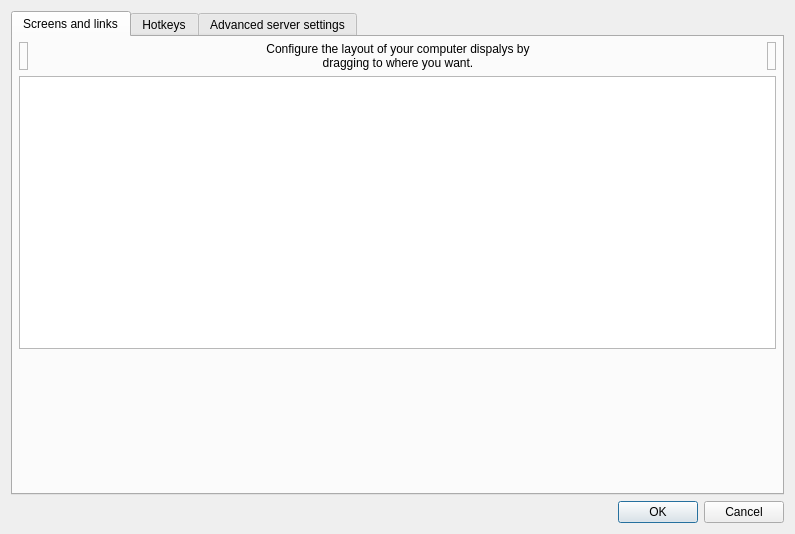
<?xml version="1.0" encoding="UTF-8"?>
<ui version="4.0">
 <class>ServerConfigDialogBase</class>
 <widget class="QDialog" name="ServerConfigDialogBase">
  <property name="geometry">
   <rect>
    <x>0</x>
    <y>0</y>
    <width>795</width>
    <height>534</height>
   </rect>
  </property>
  <property name="windowTitle">
   <string>Server Configuration</string>
  </property>
  <layout class="QVBoxLayout">
   <item>
    <widget class="QTabWidget" name="m_pTabWidget">
     <property name="currentIndex">
      <number>0</number>
     </property>
     <widget class="QWidget" name="m_pTabScreens">
      <attribute name="title">
       <string>Screens and links</string>
      </attribute>
      <layout class="QVBoxLayout">
       <property name="leftMargin">
        <number>6</number>
       </property>
       <property name="topMargin">
        <number>5</number>
       </property>
       <property name="rightMargin">
        <number>6</number>
       </property>
       <property name="bottomMargin">
        <number>5</number>
       </property>
       <item>
        <layout class="QHBoxLayout">
         <item>
          <widget class="TrashScreenWidget" name="m_pTrashScreenWidget">
           <property name="acceptDrops">
            <bool>true</bool>
           </property>
           <property name="toolTip">
            <string>Drag a screen from the grid to the trashcan to remove it.</string>
           </property>
           <property name="frameShape">
            <enum>QFrame::StyledPanel</enum>
           </property>
           <property name="frameShadow">
            <enum>QFrame::Raised</enum>
           </property>
           <property name="text">
            <string/>
           </property>
           <property name="pixmap">
            <pixmap resource="../res/Synergy.qrc">:/res/icons/64x64/user-trash.png</pixmap>
           </property>
          </widget>
         </item>
         <item>
          <spacer name="horizontalSpacer_2">
           <property name="orientation">
            <enum>Qt::Horizontal</enum>
           </property>
           <property name="sizeHint" stdset="0">
            <size>
             <width>40</width>
             <height>20</height>
            </size>
           </property>
          </spacer>
         </item>
         <item>
          <widget class="QLabel" name="label_2">
           <property name="sizePolicy">
            <sizepolicy hsizetype="Preferred" vsizetype="Preferred">
             <horstretch>1</horstretch>
             <verstretch>0</verstretch>
            </sizepolicy>
           </property>
           <property name="maximumSize">
            <size>
             <width>310</width>
             <height>16777215</height>
            </size>
           </property>
           <property name="text">
            <string>Configure the layout of your computer dispalys by dragging to where you want.</string>
           </property>
           <property name="alignment">
            <set>Qt::AlignCenter</set>
           </property>
           <property name="wordWrap">
            <bool>true</bool>
           </property>
           <property name="indent">
            <number>-1</number>
           </property>
          </widget>
         </item>
         <item>
          <spacer name="horizontalSpacer_3">
           <property name="orientation">
            <enum>Qt::Horizontal</enum>
           </property>
           <property name="sizeHint" stdset="0">
            <size>
             <width>40</width>
             <height>20</height>
            </size>
           </property>
          </spacer>
         </item>
         <item>
          <widget class="NewScreenWidget" name="m_pLabelNewScreenWidget">
           <property name="toolTip">
            <string>Drag this button to the grid to add a new screen.</string>
           </property>
           <property name="frameShape">
            <enum>QFrame::StyledPanel</enum>
           </property>
           <property name="frameShadow">
            <enum>QFrame::Raised</enum>
           </property>
           <property name="text">
            <string/>
           </property>
           <property name="pixmap">
            <pixmap resource="../res/Synergy.qrc">:/res/icons/64x64/video-display.png</pixmap>
           </property>
          </widget>
         </item>
        </layout>
       </item>
       <item>
        <widget class="ScreenSetupView" name="m_pScreenSetupView">
         <property name="minimumSize">
          <size>
           <width>0</width>
           <height>273</height>
          </size>
         </property>
         <property name="maximumSize">
          <size>
           <width>16777215</width>
           <height>273</height>
          </size>
         </property>
         <property name="acceptDrops">
          <bool>true</bool>
         </property>
         <property name="autoFillBackground">
          <bool>false</bool>
         </property>
         <property name="frameShape">
          <enum>QFrame::StyledPanel</enum>
         </property>
         <property name="frameShadow">
          <enum>QFrame::Sunken</enum>
         </property>
        </widget>
       </item>
       <item>
        <spacer>
         <property name="orientation">
          <enum>Qt::Vertical</enum>
         </property>
         <property name="sizeHint" stdset="0">
          <size>
           <width>20</width>
           <height>40</height>
          </size>
         </property>
        </spacer>
       </item>
      </layout>
     </widget>
     <widget class="QWidget" name="m_pTabHotkeys">
      <attribute name="title">
       <string>Hotkeys</string>
      </attribute>
      <layout class="QHBoxLayout">
       <item>
        <widget class="QGroupBox" name="groupBox">
         <property name="font">
          <font>
           <kerning>false</kerning>
          </font>
         </property>
         <property name="title">
          <string>&amp;Hotkeys</string>
         </property>
         <layout class="QGridLayout">
          <item row="0" column="0" rowspan="4">
           <widget class="QListWidget" name="m_pListHotkeys"/>
          </item>
          <item row="0" column="1">
           <widget class="QPushButton" name="m_pButtonNewHotkey">
            <property name="enabled">
             <bool>true</bool>
            </property>
            <property name="text">
             <string>&amp;New</string>
            </property>
           </widget>
          </item>
          <item row="1" column="1">
           <widget class="QPushButton" name="m_pButtonEditHotkey">
            <property name="enabled">
             <bool>false</bool>
            </property>
            <property name="text">
             <string>&amp;Edit</string>
            </property>
           </widget>
          </item>
          <item row="2" column="1">
           <widget class="QPushButton" name="m_pButtonRemoveHotkey">
            <property name="enabled">
             <bool>false</bool>
            </property>
            <property name="text">
             <string>&amp;Remove</string>
            </property>
           </widget>
          </item>
          <item row="3" column="1">
           <spacer>
            <property name="orientation">
             <enum>Qt::Vertical</enum>
            </property>
            <property name="sizeHint" stdset="0">
             <size>
              <width>75</width>
              <height>161</height>
             </size>
            </property>
           </spacer>
          </item>
         </layout>
        </widget>
       </item>
       <item>
        <widget class="QGroupBox" name="groupBox_2">
         <property name="font">
          <font>
           <kerning>true</kerning>
          </font>
         </property>
         <property name="title">
          <string>A&amp;ctions</string>
         </property>
         <layout class="QGridLayout">
          <item row="0" column="0" rowspan="4">
           <widget class="QListWidget" name="m_pListActions"/>
          </item>
          <item row="0" column="1">
           <widget class="QPushButton" name="m_pButtonNewAction">
            <property name="enabled">
             <bool>false</bool>
            </property>
            <property name="text">
             <string>Ne&amp;w</string>
            </property>
           </widget>
          </item>
          <item row="1" column="1">
           <widget class="QPushButton" name="m_pButtonEditAction">
            <property name="enabled">
             <bool>false</bool>
            </property>
            <property name="text">
             <string>E&amp;dit</string>
            </property>
           </widget>
          </item>
          <item row="2" column="1">
           <widget class="QPushButton" name="m_pButtonRemoveAction">
            <property name="enabled">
             <bool>false</bool>
            </property>
            <property name="text">
             <string>Re&amp;move</string>
            </property>
           </widget>
          </item>
          <item row="3" column="1">
           <spacer>
            <property name="orientation">
             <enum>Qt::Vertical</enum>
            </property>
            <property name="sizeHint" stdset="0">
             <size>
              <width>20</width>
              <height>40</height>
             </size>
            </property>
           </spacer>
          </item>
         </layout>
        </widget>
       </item>
      </layout>
     </widget>
     <widget class="QWidget" name="m_pTabAdvanced">
      <attribute name="title">
       <string>Advanced server settings</string>
      </attribute>
      <layout class="QGridLayout">
       <item row="0" column="0">
        <widget class="QGroupBox" name="m_pGroupSwitch">
         <property name="font">
          <font>
           <kerning>true</kerning>
          </font>
         </property>
         <property name="title">
          <string>&amp;Switch</string>
         </property>
         <layout class="QVBoxLayout">
          <item>
           <layout class="QHBoxLayout">
            <item>
             <widget class="QCheckBox" name="m_pCheckBoxSwitchDelay">
              <property name="enabled">
               <bool>true</bool>
              </property>
              <property name="text">
               <string>Switch &amp;after waiting</string>
              </property>
             </widget>
            </item>
            <item>
             <spacer>
              <property name="orientation">
               <enum>Qt::Horizontal</enum>
              </property>
              <property name="sizeHint" stdset="0">
               <size>
                <width>40</width>
                <height>20</height>
               </size>
              </property>
             </spacer>
            </item>
            <item>
             <widget class="QSpinBox" name="m_pSpinBoxSwitchDelay">
              <property name="enabled">
               <bool>false</bool>
              </property>
              <property name="minimum">
               <number>10</number>
              </property>
              <property name="maximum">
               <number>10000</number>
              </property>
              <property name="singleStep">
               <number>10</number>
              </property>
              <property name="value">
               <number>250</number>
              </property>
             </widget>
            </item>
            <item>
             <widget class="QLabel" name="m_pLabel_14">
              <property name="text">
               <string>ms</string>
              </property>
             </widget>
            </item>
           </layout>
          </item>
          <item>
           <layout class="QHBoxLayout">
            <item>
             <widget class="QCheckBox" name="m_pCheckBoxSwitchDoubleTap">
              <property name="enabled">
               <bool>true</bool>
              </property>
              <property name="text">
               <string>Switch on double &amp;tap within</string>
              </property>
             </widget>
            </item>
            <item>
             <spacer>
              <property name="orientation">
               <enum>Qt::Horizontal</enum>
              </property>
              <property name="sizeHint" stdset="0">
               <size>
                <width>40</width>
                <height>20</height>
               </size>
              </property>
             </spacer>
            </item>
            <item>
             <widget class="QSpinBox" name="m_pSpinBoxSwitchDoubleTap">
              <property name="enabled">
               <bool>false</bool>
              </property>
              <property name="minimum">
               <number>10</number>
              </property>
              <property name="maximum">
               <number>10000</number>
              </property>
              <property name="singleStep">
               <number>10</number>
              </property>
              <property name="value">
               <number>250</number>
              </property>
             </widget>
            </item>
            <item>
             <widget class="QLabel" name="m_pLabel_15">
              <property name="text">
               <string>ms</string>
              </property>
             </widget>
            </item>
           </layout>
          </item>
          <item>
           <spacer>
            <property name="orientation">
             <enum>Qt::Vertical</enum>
            </property>
            <property name="sizeHint" stdset="0">
             <size>
              <width>20</width>
              <height>40</height>
             </size>
            </property>
           </spacer>
          </item>
         </layout>
        </widget>
       </item>
       <item row="0" column="1">
        <widget class="QGroupBox" name="m_pGroupOptions">
         <property name="font">
          <font>
           <kerning>false</kerning>
          </font>
         </property>
         <property name="title">
          <string>&amp;Options</string>
         </property>
         <layout class="QGridLayout">
          <item row="8" column="0">
           <layout class="QHBoxLayout" name="horizontalLayout">
            <item>
             <widget class="QCheckBox" name="m_pCheckBoxEnableClipboard">
              <property name="text">
               <string>Enable clipboard sharing</string>
              </property>
              <property name="checked">
               <bool>true</bool>
              </property>
             </widget>
            </item>
            <item>
             <spacer name="horizontalSpacer">
              <property name="orientation">
               <enum>Qt::Horizontal</enum>
              </property>
              <property name="sizeHint" stdset="0">
               <size>
                <width>40</width>
                <height>20</height>
               </size>
              </property>
             </spacer>
            </item>
            <item>
             <widget class="QSpinBox" name="m_pSpinBoxClipboardSizeLimit">
              <property name="enabled">
               <bool>false</bool>
              </property>
              <property name="maximum">
               <number>50</number>
              </property>
              <property name="value">
               <number>3</number>
              </property>
             </widget>
            </item>
            <item>
             <widget class="QLabel" name="label_4">
              <property name="text">
               <string>MB</string>
              </property>
             </widget>
            </item>
           </layout>
          </item>
          <item row="3" column="0">
           <widget class="QCheckBox" name="m_pCheckBoxWin32KeepForeground">
            <property name="enabled">
             <bool>true</bool>
            </property>
            <property name="text">
             <string>Don't take &amp;foreground window on Windows servers</string>
            </property>
           </widget>
          </item>
          <item row="1" column="0">
           <widget class="QCheckBox" name="m_pCheckBoxRelativeMouseMoves">
            <property name="enabled">
             <bool>true</bool>
            </property>
            <property name="text">
             <string>Use &amp;relative mouse moves</string>
            </property>
           </widget>
          </item>
          <item row="12" column="0">
           <spacer>
            <property name="orientation">
             <enum>Qt::Vertical</enum>
            </property>
            <property name="sizeHint" stdset="0">
             <size>
              <width>20</width>
              <height>16</height>
             </size>
            </property>
           </spacer>
          </item>
          <item row="4" column="0">
           <widget class="QCheckBox" name="m_pCheckBoxIgnoreAutoConfigClient">
            <property name="text">
             <string>Ignore auto config clients</string>
            </property>
           </widget>
          </item>
          <item row="0" column="0">
           <layout class="QHBoxLayout">
            <item>
             <widget class="QCheckBox" name="m_pCheckBoxHeartbeat">
              <property name="enabled">
               <bool>true</bool>
              </property>
              <property name="text">
               <string>&amp;Check clients every</string>
              </property>
             </widget>
            </item>
            <item>
             <spacer>
              <property name="orientation">
               <enum>Qt::Horizontal</enum>
              </property>
              <property name="sizeHint" stdset="0">
               <size>
                <width>40</width>
                <height>20</height>
               </size>
              </property>
             </spacer>
            </item>
            <item>
             <widget class="QSpinBox" name="m_pSpinBoxHeartbeat">
              <property name="enabled">
               <bool>false</bool>
              </property>
              <property name="minimum">
               <number>1000</number>
              </property>
              <property name="maximum">
               <number>30000</number>
              </property>
              <property name="singleStep">
               <number>1000</number>
              </property>
              <property name="value">
               <number>5000</number>
              </property>
             </widget>
            </item>
            <item>
             <widget class="QLabel" name="m_pLabel_16">
              <property name="text">
               <string>ms</string>
              </property>
             </widget>
            </item>
           </layout>
          </item>
          <item row="6" column="0">
           <widget class="QCheckBox" name="m_pCheckBoxDisableLockToScreen">
            <property name="text">
             <string>Disable lock to screen</string>
            </property>
           </widget>
          </item>
         </layout>
        </widget>
       </item>
       <item row="1" column="0" colspan="2">
        <widget class="QGroupBox" name="m_pGroupSwitchCorners">
         <property name="font">
          <font>
           <kerning>true</kerning>
          </font>
         </property>
         <property name="title">
          <string>&amp;Dead corners</string>
         </property>
         <property name="checked">
          <bool>false</bool>
         </property>
         <layout class="QGridLayout">
          <item row="0" column="0" colspan="2">
           <widget class="QCheckBox" name="m_pCheckBoxCornerTopLeft">
            <property name="text">
             <string>To&amp;p-left</string>
            </property>
           </widget>
          </item>
          <item row="0" column="2" colspan="2">
           <widget class="QCheckBox" name="m_pCheckBoxCornerTopRight">
            <property name="text">
             <string>Top-rig&amp;ht</string>
            </property>
           </widget>
          </item>
          <item row="1" column="0" colspan="2">
           <widget class="QCheckBox" name="m_pCheckBoxCornerBottomLeft">
            <property name="text">
             <string>&amp;Bottom-left</string>
            </property>
           </widget>
          </item>
          <item row="1" column="2" colspan="2">
           <widget class="QCheckBox" name="m_pCheckBoxCornerBottomRight">
            <property name="text">
             <string>Bottom-ri&amp;ght</string>
            </property>
           </widget>
          </item>
          <item row="2" column="0">
           <spacer>
            <property name="orientation">
             <enum>Qt::Horizontal</enum>
            </property>
            <property name="sizeHint" stdset="0">
             <size>
              <width>40</width>
              <height>20</height>
             </size>
            </property>
           </spacer>
          </item>
          <item row="2" column="1" colspan="2">
           <layout class="QHBoxLayout">
            <item>
             <widget class="QLabel" name="label">
              <property name="text">
               <string>Cor&amp;ner Size:</string>
              </property>
              <property name="buddy">
               <cstring>m_pSpinBoxSwitchCornerSize</cstring>
              </property>
             </widget>
            </item>
            <item>
             <widget class="QSpinBox" name="m_pSpinBoxSwitchCornerSize"/>
            </item>
           </layout>
          </item>
          <item row="2" column="3">
           <spacer>
            <property name="orientation">
             <enum>Qt::Horizontal</enum>
            </property>
            <property name="sizeHint" stdset="0">
             <size>
              <width>40</width>
              <height>20</height>
             </size>
            </property>
           </spacer>
          </item>
         </layout>
        </widget>
       </item>
       <item row="2" column="0">
        <spacer>
         <property name="orientation">
          <enum>Qt::Vertical</enum>
         </property>
         <property name="sizeHint" stdset="0">
          <size>
           <width>20</width>
           <height>40</height>
          </size>
         </property>
        </spacer>
       </item>
      </layout>
     </widget>
    </widget>
   </item>
   <item>
    <widget class="QDialogButtonBox" name="m_pButtonBox">
     <property name="orientation">
      <enum>Qt::Horizontal</enum>
     </property>
     <property name="standardButtons">
      <set>QDialogButtonBox::Cancel|QDialogButtonBox::Ok</set>
     </property>
    </widget>
   </item>
  </layout>
 </widget>
 <customwidgets>
  <customwidget>
   <class>ScreenSetupView</class>
   <extends>QTableView</extends>
   <header>ScreenSetupView.h</header>
   <container>1</container>
  </customwidget>
  <customwidget>
   <class>NewScreenWidget</class>
   <extends>QLabel</extends>
   <header>NewScreenWidget.h</header>
  </customwidget>
  <customwidget>
   <class>TrashScreenWidget</class>
   <extends>QLabel</extends>
   <header>TrashScreenWidget.h</header>
  </customwidget>
 </customwidgets>
 <resources>
  <include location="../res/Synergy.qrc"/>
 </resources>
 <connections>
  <connection>
   <sender>m_pButtonBox</sender>
   <signal>accepted()</signal>
   <receiver>ServerConfigDialogBase</receiver>
   <slot>accept()</slot>
   <hints>
    <hint type="sourcelabel">
     <x>572</x>
     <y>424</y>
    </hint>
    <hint type="destinationlabel">
     <x>377</x>
     <y>-8</y>
    </hint>
   </hints>
  </connection>
  <connection>
   <sender>m_pButtonBox</sender>
   <signal>rejected()</signal>
   <receiver>ServerConfigDialogBase</receiver>
   <slot>reject()</slot>
   <hints>
    <hint type="sourcelabel">
     <x>641</x>
     <y>424</y>
    </hint>
    <hint type="destinationlabel">
     <x>595</x>
     <y>1</y>
    </hint>
   </hints>
  </connection>
  <connection>
   <sender>m_pCheckBoxSwitchDelay</sender>
   <signal>toggled(bool)</signal>
   <receiver>m_pSpinBoxSwitchDelay</receiver>
   <slot>setEnabled(bool)</slot>
   <hints>
    <hint type="sourcelabel">
     <x>110</x>
     <y>63</y>
    </hint>
    <hint type="destinationlabel">
     <x>110</x>
     <y>63</y>
    </hint>
   </hints>
  </connection>
  <connection>
   <sender>m_pCheckBoxSwitchDoubleTap</sender>
   <signal>toggled(bool)</signal>
   <receiver>m_pSpinBoxSwitchDoubleTap</receiver>
   <slot>setEnabled(bool)</slot>
   <hints>
    <hint type="sourcelabel">
     <x>110</x>
     <y>63</y>
    </hint>
    <hint type="destinationlabel">
     <x>110</x>
     <y>63</y>
    </hint>
   </hints>
  </connection>
  <connection>
   <sender>m_pCheckBoxHeartbeat</sender>
   <signal>toggled(bool)</signal>
   <receiver>m_pSpinBoxHeartbeat</receiver>
   <slot>setEnabled(bool)</slot>
   <hints>
    <hint type="sourcelabel">
     <x>110</x>
     <y>63</y>
    </hint>
    <hint type="destinationlabel">
     <x>110</x>
     <y>63</y>
    </hint>
   </hints>
  </connection>
  <connection>
   <sender>m_pListHotkeys</sender>
   <signal>itemDoubleClicked(QListWidgetItem*)</signal>
   <receiver>m_pButtonEditHotkey</receiver>
   <slot>click()</slot>
   <hints>
    <hint type="sourcelabel">
     <x>197</x>
     <y>115</y>
    </hint>
    <hint type="destinationlabel">
     <x>304</x>
     <y>115</y>
    </hint>
   </hints>
  </connection>
  <connection>
   <sender>m_pListActions</sender>
   <signal>itemDoubleClicked(QListWidgetItem*)</signal>
   <receiver>m_pButtonEditAction</receiver>
   <slot>click()</slot>
   <hints>
    <hint type="sourcelabel">
     <x>505</x>
     <y>120</y>
    </hint>
    <hint type="destinationlabel">
     <x>677</x>
     <y>118</y>
    </hint>
   </hints>
  </connection>
 </connections>
</ui>
